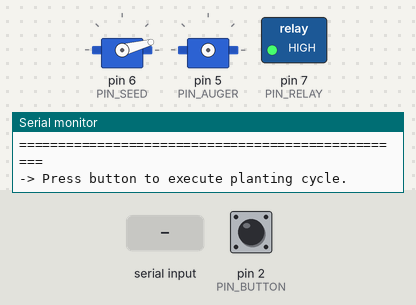
A sketch run on a simulated Arduino Uno, built with avr-gcc and run on an emulated ATmega328P. Parts: 2 × servo, switched loads named in the sketch (green lamp = pin HIGH), the last lines printed to the serial monitor. The test bench sets the inputs (shaded band); at power-on: pin 2 (PIN_BUTTON) HIGH.

Above: at 1.6 s.
1.7 s: pin 2 (PIN_BUTTON) pulled LOW for 0.15 s
At 7.5 s:
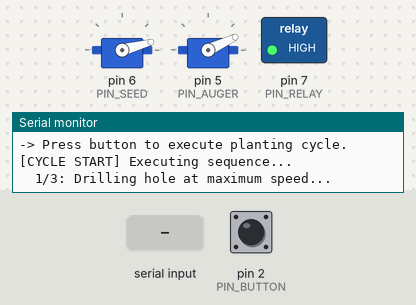
7.8 s: "run\n" received over Serial
At 10.4 s:
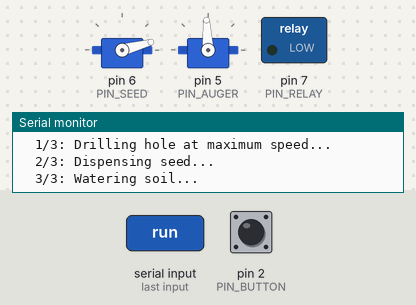
10.8 s: pin 2 (PIN_BUTTON) pulled LOW for 1 s
At 10.8 s:
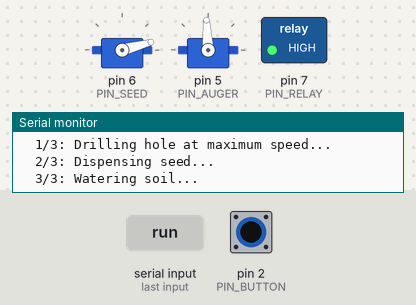
Timing chart, 0 to 21.4 s (numbered marks = the images above; inputs shaded):
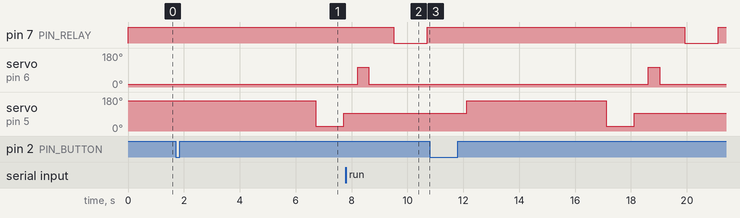

Measured:
- after the input at 1.7 s, servo on pin 5 (PIN_AUGER): 161° → 25° after 5.0 s, → 93° 1.0 s later

The sketch:

module2_working.ino.uf2.ino
```cpp
#include <Servo.h>

// --- Pin Definitions ---
const int PIN_BUTTON = 2;  // 4-Pin Push Button
const int PIN_AUGER  = 5;  // 360° Continuous Servo (Auger Drill)
const int PIN_SEED   = 6;  // 180° Standard Servo (Seed Trapdoor)
const int PIN_RELAY  = 7;  // HW-482 Relay (Water Pump)

// --- Servo Signals & Positions ---
// Microsecond signals for Continuous Servo (Max Speed)
const int AUGER_MAX_FWD = 2200; // Absolute max forward signal
const int AUGER_MAX_REV = 800;  // Absolute max reverse signal
const int AUGER_STOP    = 1500; // Neutral stop signal

// Angles for 180° Seed Servo
const int GATE_CLOSED = 15;
const int GATE_OPEN   = 105;

Servo augerServo;
Servo seedServo;

void setup() {
  Serial.begin(9600);

  // Initialize Hardware Pins
  pinMode(PIN_BUTTON, INPUT_PULLUP);

  // Force Relay OFF (HIGH) on power-up
  pinMode(PIN_RELAY, OUTPUT);
  digitalWrite(PIN_RELAY, HIGH);

  // Initialize seed trapdoor position
  seedServo.attach(PIN_SEED);
  seedServo.write(GATE_CLOSED);
  delay(300);
  seedServo.detach();

  Serial.println("==================================================");
  Serial.println("   TERRA-X Module 2: High-Speed Drill Mode        ");
  Serial.println("==================================================");
  Serial.println("-> Press button to execute planting cycle.");
}

void loop() {
  // Trigger on button press or Serial 'run' command
  bool buttonPressed = (digitalRead(PIN_BUTTON) == LOW);
  bool serialTrigger = false;

  if (Serial.available() > 0) {
    String cmd = Serial.readStringUntil('\n');
    cmd.trim();
    if (cmd.equalsIgnoreCase("run") || cmd.length() > 0) serialTrigger = true;
  }

  if (buttonPressed || serialTrigger) {
    runPlantingCycle();

    // Debounce & wait for button release
    while (digitalRead(PIN_BUTTON) == LOW) { delay(10); }
    delay(300);
  }
}

void runPlantingCycle() {
  Serial.println("\n[CYCLE START] Executing sequence...");

  // 1. DRILL (MAX SPEED)
  Serial.println("  1/3: Drilling hole at maximum speed...");
  augerServo.attach(PIN_AUGER);
  augerServo.writeMicroseconds(AUGER_MAX_FWD); // Peak forward signal
  delay(5000);                                // Drill down duration

  augerServo.writeMicroseconds(AUGER_MAX_REV); // Peak reverse signal
  delay(1000);                                // Clear dirt duration

  augerServo.writeMicroseconds(AUGER_STOP);    // Stop signal
  augerServo.detach();                        // Detach signal line
  delay(500);

  // 2. DISPENSE SEED
  Serial.println("  2/3: Dispensing seed...");
  seedServo.attach(PIN_SEED);
  seedServo.write(GATE_OPEN);
  delay(400);
  seedServo.write(GATE_CLOSED);
  delay(400);
  seedServo.detach();
  delay(500);

  // 3. WATER
  Serial.println("  3/3: Watering soil...");
  digitalWrite(PIN_RELAY, LOW);  // Pump ON
  delay(1200);
  digitalWrite(PIN_RELAY, HIGH); // Pump OFF
  delay(500);

  Serial.println("[CYCLE COMPLETE] Standing by.\n");
}
```
